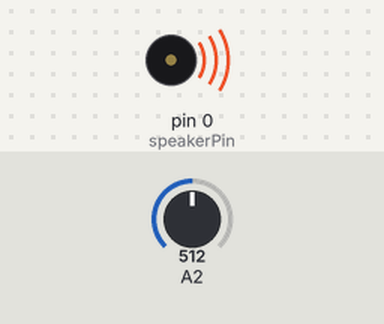
Bench run of a sketch on a simulated Arduino Uno, built with avr-gcc and run on an emulated ATmega328P. Parts: buzzer (waves = sounding). The inputs (shaded band) are chosen by the test bench; at power-on: A2 = 512.

Above: at 1.2 s.
1.3 s: A2 set to 0
At 2.0 s:
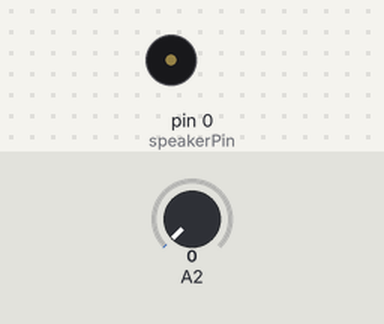
4.3 s: A2 set to 122
At 5.0 s:
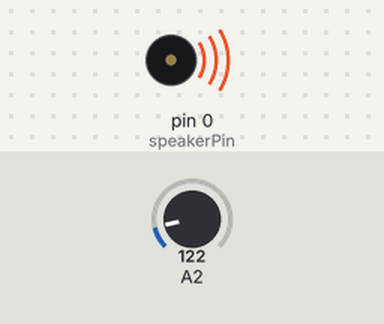
5.8 s: A2 set to 784
At 6.8 s:
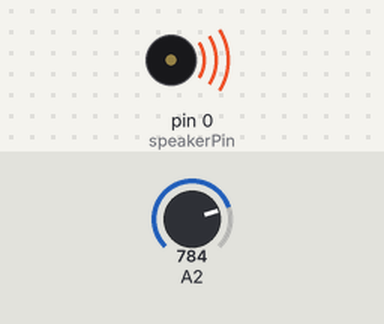
7.3 s: A2 set to 807
At 8.0 s:
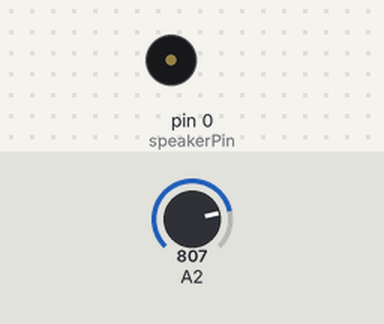
Timing chart, 0 to 9.8 s (numbered marks = the images above; inputs shaded):
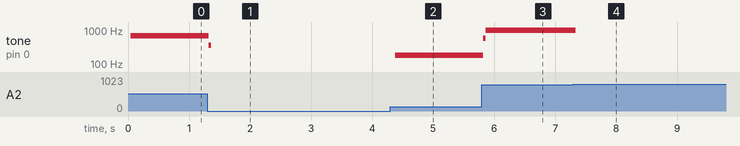

Measured:
- the behaviour switches between 799 and 800 on A2 (found by bisection; images 3 and 4)
- after the input at 1.3 s, tone on pin 0 (speakerPin): 685 Hz → 361 Hz at once, → silent 0.04 s later
- after the input at 4.3 s, tone on pin 0 (speakerPin): silent → 178 Hz after 0.08 s
- after the input at 5.8 s, tone on pin 0 (speakerPin): 178 Hz → 568 Hz at once, → 992 Hz 0.04 s later
- after the input at 7.3 s, tone on pin 0 (speakerPin): 992 Hz → silent at once

The sketch:

a_makeSOUND.ino
```cpp
// code for ATtiny
// reads the analog value and maps the value to a note (audible frequency)
// makeSound function modified from Leah Buechley’s sound example: http://web.media.mit.edu/~leah/LilyPad/07_sound.html

#define speakerPin 0
#define sensorPin 4
#define threshold 800
int sensorValue = 0;  //create a variable to store the incoming sensor value in

void setup() {
  pinMode(speakerPin, OUTPUT);  //initialize the speakerPin as an output
  pinMode(sensorPin, INPUT);  //initialize the sensorPin as in input by refering to it’s port number (PB4)
}

void loop() {
  sensorValue = analogRead(2);  //remember to refer to the ADC pin of the ATtiny when reading an analog input
  if(sensorValue < threshold) {  //if the incoming sensor value falls bellow the threshold, then do the following...
    makeSound(speakerPin, sensorValue*3);  //use the sensor value multiplied by three as the frequency
  }
}

void makeSound(unsigned char pin, int frequencyInHertz) {
  long delayAmount = (long)(1000000/frequencyInHertz);
  digitalWrite(speakerPin,HIGH);
  delayMicroseconds(delayAmount);
  digitalWrite(speakerPin,LOW);
  delayMicroseconds(delayAmount);
}
```
